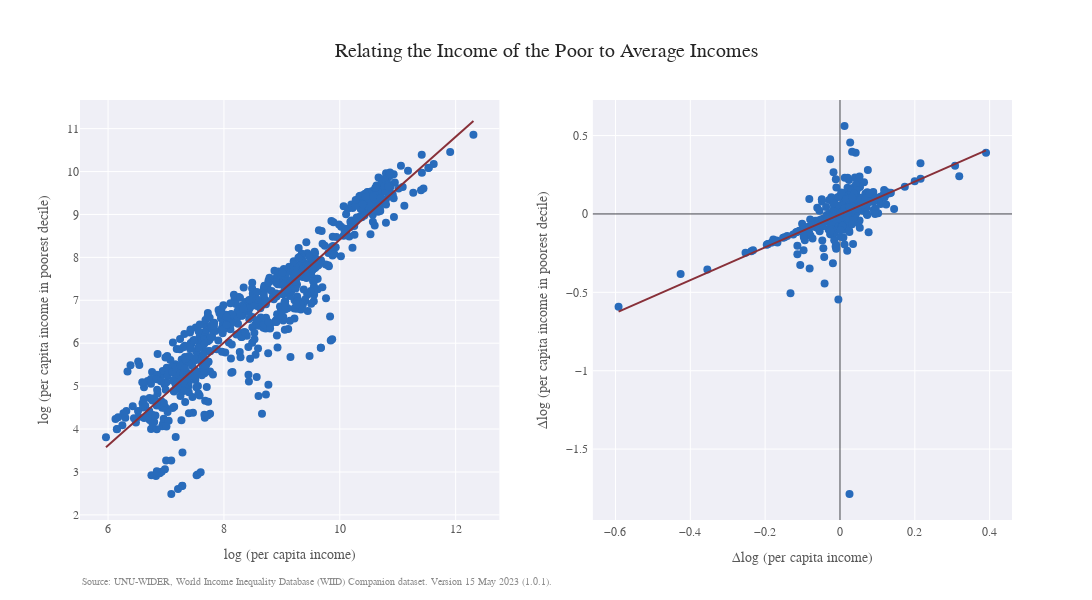

The cell this chart's notebook holds for it:
### Code cell
sctr = px.scatter(
    fil, x='ln(inc)', y='ln(poor_d1)', trendline='ols', title='Relating the Income of the Poor to Average Incomes',
    labels={'ln(inc)': 'log (per capita income)', 'ln(poor_d1)': 'log (per capita income in poorest decile)'},
)

del_sctr = px.scatter(
    fil, x='del_ln(inc)', y='del_ln(poor_d1)', trendline='ols', 
    labels={'del_ln(inc)': '∆log (per capita income)', 'del_ln(poor_d1)': '∆log (per capita income in poorest decile)'},
)

mr_fig = make_subplots(rows=1, cols=2)

for trace in sctr.data:
    trace.update(marker=dict(color=col_curve, size=8))
    if trace.mode == 'lines':
        trace.update(line=dict(color=col_acc, width=2))
    mr_fig.add_trace(trace, row=1, col=1)

for trace in del_sctr.data:
    trace.update(marker=dict(color=col_curve, size=8))
    if trace.mode == 'lines':
        trace.update(line=dict(color=col_acc, width=2))
    mr_fig.add_trace(trace, row=1, col=2)

mr_fig.update_xaxes(title_text='log (per capita income)', row=1, col=1)
mr_fig.update_yaxes(title_text='log (per capita income in poorest decile)', row=1, col=1)

mr_fig.update_xaxes(title_text='∆log (per capita income)', row=1, col=2)
mr_fig.update_yaxes(title_text='∆log (per capita income in poorest decile)', row=1, col=2)

mr_fig.update_xaxes({'zerolinecolor': '#45464b', 'linewidth': 2}, row=1, col=2)
mr_fig.update_yaxes({'zerolinecolor': '#45464b', 'linewidth': 2}, row=1, col=2)

mr_fig.update_layout(
    title=dict(
        text='Relating the Income of the Poor to Average Incomes',
        font=dict(size=20),
        xanchor='center',
        yanchor='middle'
    ),
    template='seaborn',
    width=1200,
    height=600,
    font_family="Helvetica Now Text",
    font_color=fc,
    title_font_color=fc_title,
    plot_bgcolor='rgba(234, 234, 243, 0.75)',
)

mr_fig.add_annotation(
    text='Source: UNU-WIDER, World Income Inequality Database (WIID) Companion dataset. Version 15 May 2023 (1.0.1).',
    xref='paper', yref='paper', x=0, y=-0.165,
    xanchor='left', yanchor='bottom', 
    font=dict(size=10, color=fc_scnd), 
    align='left', showarrow=False
)

mr_fig.show()

### Figure 1 — Plotly figure (JSON) as saved in the notebook; plotly's stock layout.template omitted (floating-point values rounded to 4 significant figures; data arrays with more than 128 entries replaced by an {"elided": "..."} marker saying what was removed)
{"data": [{"hovertemplate": "log (per capita income)=%{x}<br>log (per capita income in poorest decile)=%{y}<extra></extra>", "legendgroup": "", "marker": {"color": "#286bbb", "size": 8, "symbol": "circle"}, "mode": "markers", "name": "", "orientation": "v", "showlegend": false, "type": "scatter", "x": {"elided": "702 float values"}, "xaxis": "x", "y": {"elided": "702 float values"}, "yaxis": "y"}, {"hovertemplate": "<b>OLS trendline</b><br>ln(poor_d1) = 1.19863 * ln(inc) + -3.57386<br>R<sup>2</sup>=0.868696<br><br>log (per capita income)=%{x}<br>log (per capita income in poorest decile)=%{y} <b>(trend)</b><extra></extra>", "legendgroup": "", "line": {"color": "#883039", "width": 2}, "marker": {"color": "#286bbb", "size": 8, "symbol": "circle"}, "mode": "lines", "name": "", "showlegend": false, "type": "scatter", "x": {"elided": "702 float values"}, "xaxis": "x", "y": {"elided": "702 float values"}, "yaxis": "y"}, {"hovertemplate": "∆log (per capita income)=%{x}<br>∆log (per capita income in poorest decile)=%{y}<extra></extra>", "legendgroup": "", "marker": {"color": "#286bbb", "size": 8, "symbol": "circle"}, "mode": "markers", "name": "", "orientation": "v", "showlegend": false, "type": "scatter", "x": {"elided": "702 float values"}, "xaxis": "x2", "y": {"elided": "702 float values"}, "yaxis": "y2"}, {"hovertemplate": "<b>OLS trendline</b><br>del_ln(poor_d1) = 1.04736 * del_ln(inc) + -0.00318556<br>R<sup>2</sup>=0.329286<br><br>∆log (per capita income)=%{x}<br>∆log (per capita income in poorest decile)=%{y} <b>(trend)</b><extra></extra>", "legendgroup": "", "line": {"color": "#883039", "width": 2}, "marker": {"color": "#286bbb", "size": 8, "symbol": "circle"}, "mode": "lines", "name": "", "showlegend": false, "type": "scatter", "x": {"elided": "702 float values"}, "xaxis": "x2", "y": {"elided": "702 float values"}, "yaxis": "y2"}], "layout": {"annotations": [{"align": "left", "font": {"color": "#8c8c8c", "size": 10}, "showarrow": false, "text": "Source: UNU-WIDER, World Income Inequality Database (WIID) Companion dataset. Version 15 May 2023 (1.0.1).", "x": 0, "xanchor": "left", "xref": "paper", "y": -0.165, "yanchor": "bottom", "yref": "paper"}], "font": {"color": "#595959", "family": "Helvetica Now Text"}, "height": 600, "plot_bgcolor": "rgba(234, 234, 243, 0.75)", "title": {"font": {"color": "#262626", "size": 20}, "text": "Relating the Income of the Poor to Average Incomes", "xanchor": "center", "yanchor": "middle"}, "width": 1200, "xaxis": {"anchor": "y", "domain": [0, 0.45], "title": {"text": "log (per capita income)"}}, "xaxis2": {"anchor": "y2", "domain": [0.55, 1], "linewidth": 2, "title": {"text": "∆log (per capita income)"}, "zerolinecolor": "#45464b"}, "yaxis": {"anchor": "x", "domain": [0, 1], "title": {"text": "log (per capita income in poorest decile)"}}, "yaxis2": {"anchor": "x2", "domain": [0, 1], "linewidth": 2, "title": {"text": "∆log (per capita income in poorest decile)"}, "zerolinecolor": "#45464b"}}}
